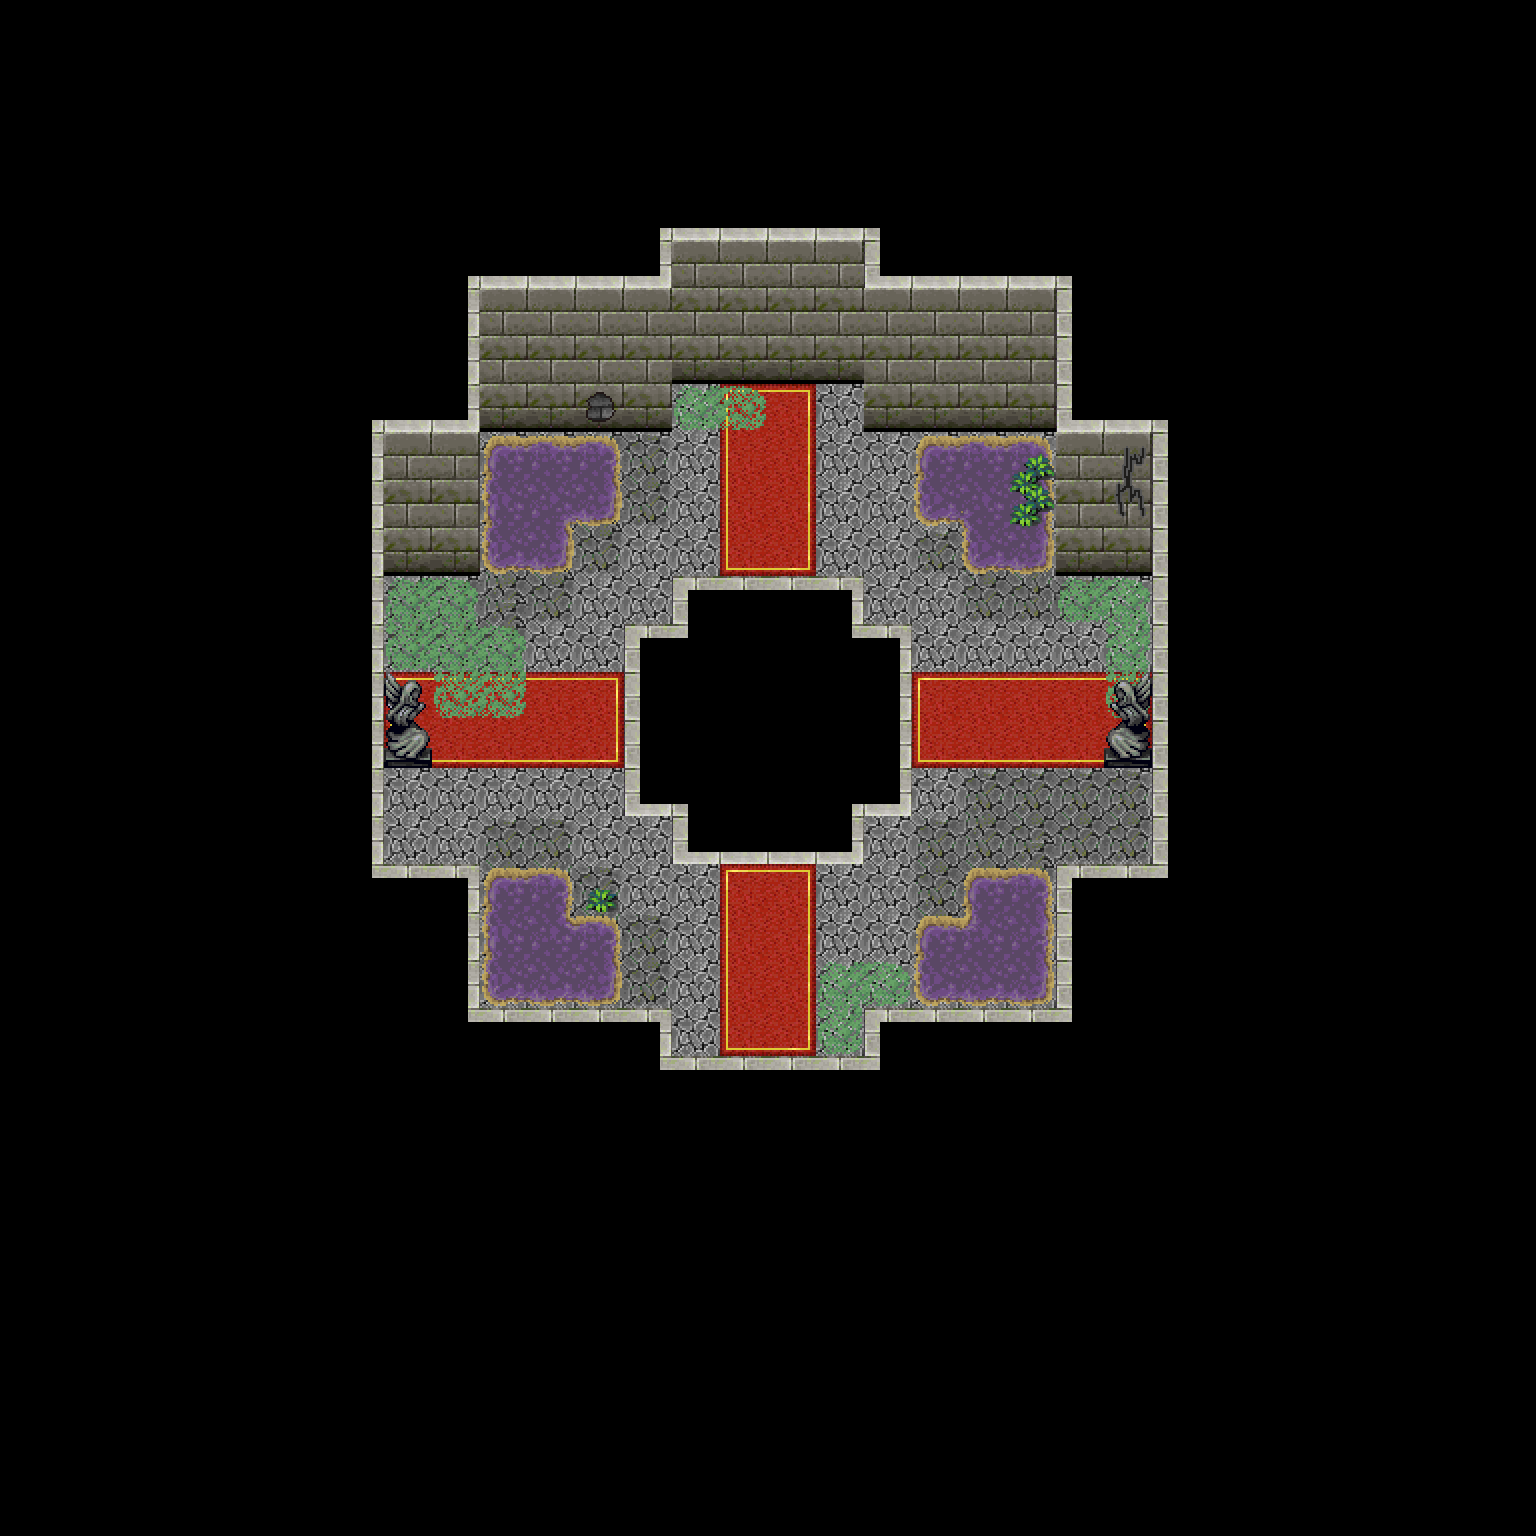

Below is a game level as drawn by its tile map, then a one-line description and the .tmx that defines it (tile-layer data replaced by summaries):
An orthogonal 32x32 tile map with 48x48 px tiles, 5 tile layers (Ground, Tile Layer 2, Tile Layer 3, Tile Layer 4, ...), 5 tilesets and 15 objects (4x Vase, 2x Gate, 2x Zombie, 2x Skeleton, North, ...).

<map version="1.10" tiledversion="1.11.2" orientation="orthogonal" renderorder="left-down" width="32" height="32" tilewidth="48" tileheight="48" infinite="0" nextlayerid="12" nextobjectid="20">
 <tileset firstgid="1" source="../TSMap/Dungeon.tsx" />
 <tileset firstgid="129" source="../TSMap/RoundandRoundwego2.tsx" />
 <tileset firstgid="570" source="../TSMap/RoundandRoundwego.tsx" />
 <tileset firstgid="1011" source="../TSMap/fes_Dungeon_A2_MVMZ.tsx" />
 <tileset firstgid="1203" source="../TSMap/fes_Dungeon_B_MV.tsx" />
 <group id="4" name="UNDER PLAYER">
  <layer id="1" name="Ground" width="32" height="32">
   <data>[1024 cells, 1024 non-empty, 48 distinct tile ids]</data>
  </layer>
  <layer id="2" name="Tile Layer 2" width="32" height="32">
   <data>[1024 cells, 32 non-empty, 12 distinct tile ids]</data>
  </layer>
  <layer id="3" name="Tile Layer 3" width="32" height="32">
   <data>[1024 cells, 24 non-empty, 19 distinct tile ids]</data>
  </layer>
  <layer id="9" name="Tile Layer 4" width="32" height="32">
   <data>[1024 cells, 0 non-empty, 0 distinct tile ids]</data>
  </layer>
 </group>
 <group id="6" name="ABOVE PLAYER">
  <layer id="10" name="Tile Layer 5" width="32" height="32">
   <data>[1024 cells, 2 non-empty, 2 distinct tile ids]</data>
  </layer>
 </group>
 <objectgroup id="7" name="Logic">
  <object id="1" name="North" x="768" y="473">
   <point />
  </object>
  <object id="2" name="West" x="508" y="714">
   <point />
  </object>
  <object id="3" name="East" x="1034" y="716">
   <point />
  </object>
  <object id="4" name="South" x="768" y="985">
   <point />
  </object>
  <object id="10" name="Gate" x="715.5" y="285" width="104.5" height="99" />
  <object id="11" name="Spawn" x="768" y="1049.33">
   <point />
  </object>
 </objectgroup>
 <objectgroup id="11" name="Objects">
  <object id="13" name="Gate" x="716" y="286" width="103.5" height="97.5">
   <properties>
    <property name="type " value="Gate" />
   </properties>
  </object>
  <object id="16" name="Vase" gid="1409" x="384" y="624" width="48" height="48">
   <properties>
    <property name="type" value="Vase" />
   </properties>
  </object>
  <object id="17" name="Vase" gid="1409" x="1104" y="624" width="48" height="48">
   <properties>
    <property name="type" value="Vase" />
   </properties>
  </object>
  <object id="18" name="Vase" gid="1409" x="384" y="864" width="48" height="48">
   <properties>
    <property name="type" value="Vase" />
   </properties>
  </object>
  <object id="19" name="Vase" gid="1409" x="1104" y="864" width="48" height="48">
   <properties>
    <property name="type" value="Vase" />
   </properties>
  </object>
 </objectgroup>
 <objectgroup id="8" name="Entities">
  <object id="6" name="Zombie" x="934" y="571">
   <point />
  </object>
  <object id="7" name="Skeleton" x="937" y="881">
   <point />
  </object>
  <object id="8" name="Skeleton" x="601" y="566">
   <point />
  </object>
  <object id="9" name="Zombie" x="597" y="886">
   <point />
  </object>
 </objectgroup>
</map>
